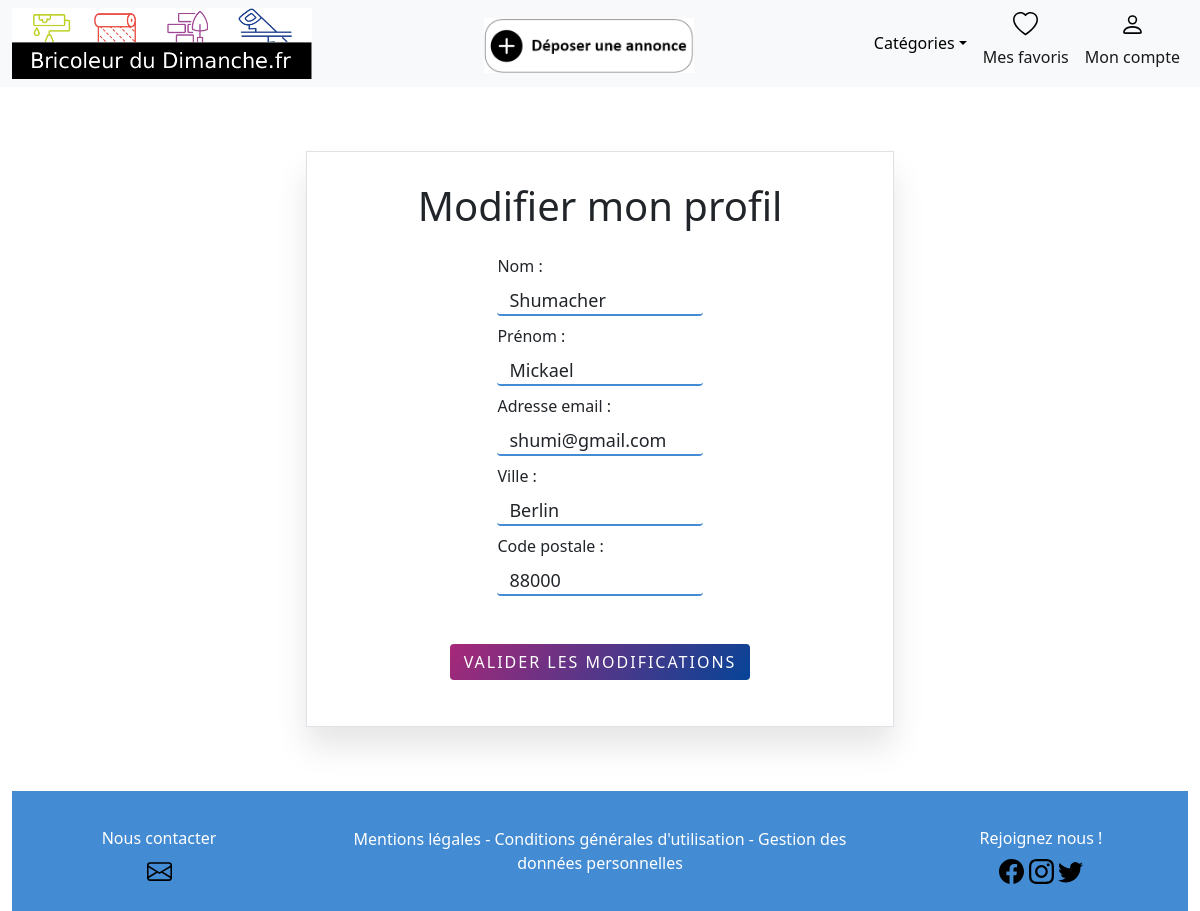
Page /myprofil.php (signed in) on the committed database.
### tables this page shows
CREATE TABLE IF NOT EXISTS `_user` (
  `USER_ID` int(11) NOT NULL AUTO_INCREMENT,
  `USER_FIRSTNAME` char(20) NOT NULL,
  `USER_LASTNAME` char(20) NOT NULL,
  `USER_EMAIL` varchar(50) NOT NULL,
  `USER_CITY` char(20) NOT NULL,
  `USER_ZIPCODE` int(11) NOT NULL,
  `USER_PASSWORD` longtext,
  `STATUS_ID` int(11) NOT NULL,
  `token` varchar(50) DEFAULT NULL,
  PRIMARY KEY (`USER_ID`),
  KEY `_USER__STATUS_FK` (`STATUS_ID`)
);

### models/user.php (called while the page is built, shortened)
<?php
class User extends Database
{
    public function displayUser()
    {
        $database = $this->connectDatabase();
        $myQuery = "SELECT A.*,
                           B.status_name
        FROM `_user` as A left join `_status` as B on A.status_id = B.status_id";
        $queryUser = $database->query($myQuery);
        $fetch = $queryUser->fetchAll();
        return $fetch;
    }
}

### controllers/controller.php (called while the page is built, shortened)
<?php
require './models/user.php';
$userObj = new User();
if (isset($_SESSION['email'])) {
  $displayUserArray = $userObj->displayUser($_SESSION['email']);
}

### myprofil.php (the view, shortened to what this page needs)
<?php require 'views/header.php';
require './controllers/controller.php';
?>
<div class="container-fluid centerPage text-center">
    <div class="col justify-content-center">
        <div class="col-sm-6 border shadowblock">
            <h1 class="text-center">Modifier mon profil</h1>
            <form action="" method="post">
                <?php foreach ($displayUserArray as $user) {
                    if ($_SESSION['userId'] == $user['USER_ID']) { ?>
                        <div class="row justify-content-center">
                            <div class="col-sm-5">
                                <label class="form-label mt-3 d-flex justify-content-start"> Nom :</label>
                                <input type="text" class="form-control box" id="lastName" name="lastName" maxlength="20" value="<?= $_POST['lastName'] ?? $user['USER_LASTNAME'] ?>">
                            </div>
                        </div>
                        <div class="row justify-content-center">
                            <div class="col-sm-5">
                                <label class="form-label mt-2 d-flex justify-content-start"> Prénom :</label>
                                <input type="text" class="form-control box" id="firstName" name="firstName" maxlength="20" value="<?= $_POST['firstName'] ?? $user['USER_FIRSTNAME'] ?>">
                            </div>
                        </div>
                        <div class="row justify-content-center">
                            <div class="col-sm-5">
                                <label class="form-label mt-2 d-flex justify-content-start"> Adresse email :</label>
                                <input type="text" class="form-control box" id="mail" name="mail" maxlength="30" value="<?= $_POST['mail'] ?? $user['USER_EMAIL'] ?>">
                            </div>
                        </div>
                        <div class="row justify-content-center">
                            <div class="col-sm-5">
                                <label class="form-label mt-2 d-flex justify-content-start"> Ville :</label>
                                <input type="text" class="form-control box" id="city" name="city" maxlength="20" value="<?= $_POST['city'] ?? $user['USER_CITY'] ?>">
                            </div>
                        </div>
                        <div class="row justify-content-center">
                            <div class="col-sm-5">
                                <label class="form-label mt-2 d-flex justify-content-start"> Code postale :</label>
                                <input type="text" class="form-control box" id="zipCode" name="zipCode" maxlength="6" value="<?= $_POST['zipCode'] ?? $user['USER_ZIPCODE'] ?>">
                            </div>
                        </div>
                <?php }
                } ?>
                <div class="row justify-content-center">
                    <div class="col-sm-3d-flex justify-content-center">
                        <button type="submit" name="validModify" class="btn btnConnect mt-5 mb-3">Valider les modifications</button>
            </form>
        </div>
    </div>
</div>
<?php require 'views/footer.php'; ?>
</body>
</html>

### assets/css/style.css (style rules this page uses)
.centerPage { margin-top: 4rem; }
.form-control { display: block; width: 100%; height: 30px; border-width: 0 0 2px 0; border-color: rgb(67, 139, 211); font-size: 18px; line-height: 18px; font-weight: 400; }
.shadowblock { margin: 50px auto; position: relative; box-shadow: 0 20px 30px 0px rgb(0, 0, 0, 0.1); padding: 30px; }
.btnConnect { background-image: linear-gradient(125deg, #a72879, #064497); color: #fff; text-transform: uppercase; letter-spacing: 2px; font-size: 16px; border: none; width: 300px; cursor: pointer; }

### rows in the picture
_user: lastName "Shumacher", firstName "Mickael", mail "shumi@gmail.com", city "Berlin", zipCode "88000"
